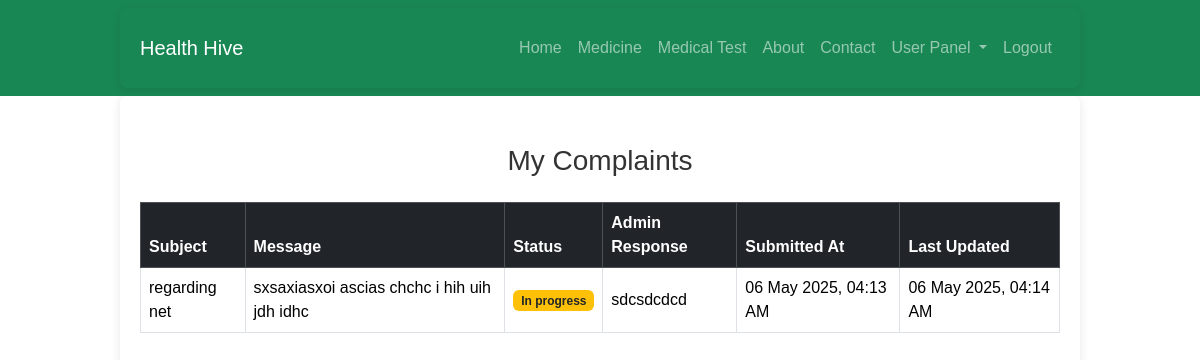
Screenshot of /user/my_complaints.php (signed in) with the database file from the repository.
### tables this page shows
CREATE TABLE `complaints` (
  `id` int(11) NOT NULL,
  `user_id` int(11) NOT NULL,
  `subject` varchar(255) NOT NULL,
  `message` text NOT NULL,
  `status` enum('pending','in progress','resolved') DEFAULT 'pending',
  `response` text DEFAULT NULL,
  `created_at` timestamp NOT NULL DEFAULT current_timestamp(),
  `updated_at` timestamp NOT NULL DEFAULT current_timestamp() ON UPDATE current_timestamp()
);

### user/my_complaints.php (the view, shortened to what this page needs)
<?php
require_once __DIR__ . '/../header.php';
$user_id = $_SESSION['user_id'];
$sql = "SELECT * FROM complaints WHERE user_id = ? ORDER BY created_at DESC";
$stmt = $conn->prepare($sql);
$stmt->bind_param("i", $user_id);
$stmt->execute();
$result = $stmt->get_result();
?>
<div class="container py-5">
    <h3 class="mb-4 text-center">My Complaints</h3>
    <?php if ($result->num_rows > 0): ?>
        <div class="table-responsive">
            <table class="table table-bordered table-hover align-middle">
                <thead class="table-dark">
                    <tr>
                        <th>Subject</th>
                        <th>Message</th>
                        <th>Status</th>
                        <th>Admin Response</th>
                        <th>Submitted At</th>
                        <th>Last Updated</th>
                    </tr>
                </thead>
                <tbody>
                    <?php while ($row = $result->fetch_assoc()): ?>
                        <tr>
                            <td><?= htmlspecialchars($row['subject']) ?></td>
                            <td><?= nl2br(htmlspecialchars($row['message'])) ?></td>
                            <td><span class="badge bg-<?= $row['status'] === 'resolved' ? 'success' : ($row['status'] === 'in progress' ? 'warning text-dark' : 'secondary') ?>"><?= ucfirst($row['status']) ?></span></td>
                            <td><?= $row['response'] ? nl2br(htmlspecialchars($row['response'])) : '<span class="text-muted">Awaiting Response</span>' ?></td>
                            <td><?= date("d M Y, h:i A", strtotime($row['created_at'])) ?></td>
                            <td><?= date("d M Y, h:i A", strtotime($row['updated_at'])) ?></td>
                        </tr>
                    <?php endwhile; ?>
                </tbody>
            </table>
        </div>
    <?php else: ?>
        <div class="alert alert-info">You have not submitted any complaints yet.</div>
    <?php endif; ?>
</div>

### assets/css/style.css (style rules this page uses)
* { margin: 0; padding: 0; box-sizing: border-box; }
body { font-family: Arial, sans-serif; color: #333; }
.container { width: 80%; margin: 0 auto; padding: 20px; box-shadow: 0 2px 10px rgba(0, 0, 0, 0.1); border-radius: 8px; }

### rows the page displays
complaints: subject "regarding net", message "sxsaxiasxoi ascias chchc i hih uih jdh idhc", status "In progress", response "sdcsdcdcd", created_at "06 May 2025, 04:13 AM", updated_at "06 May 2025, 04:14 AM"
